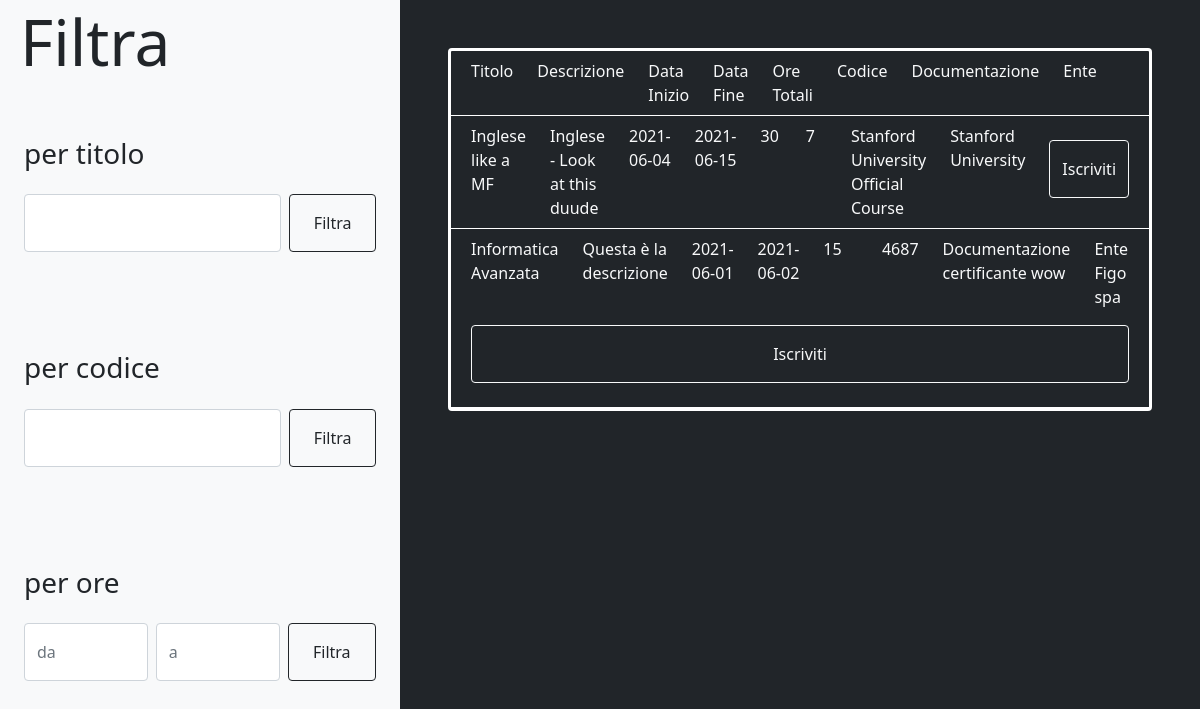
The app's page /php/studenti_visualizza_corsi_esterni.php with its own data.
### tables this page shows
CREATE TABLE `corsi_esterni` (
  `Descrizione` varchar(255) NOT NULL,
  `Data_Inizio` date NOT NULL,
  `Data_Fine` date NOT NULL,
  `Totale_Ore` int(11) NOT NULL,
  `Ente` varchar(255) NOT NULL,
  `Documentazione` varchar(255) NOT NULL,
  `Titolo` varchar(255) NOT NULL,
  `Codice` int(11) NOT NULL,
  `Matricola_Professore` int(11) NOT NULL
);

### php/studenti_visualizza_corsi_esterni.php (the view, shortened to what this page needs)
<?php
  function disegna_tabella($risultato) {
    while ($riga = mysqli_fetch_assoc($risultato)) {
      echo "<div class=\"row p-2 m-0 border-white border-bottom border-1\">";
      echo "<div class=\"col\">" . $riga["Titolo"] . "</div>";
      echo "<div class=\"col\">" . $riga["Descrizione"] . "</div>";
      echo "<div class=\"col\">" . $riga["Data_Inizio"] . "</div>";
      echo "<div class=\"col\">" . $riga["Data_Fine"] . "</div>";
      echo "<div class=\"col\">" . $riga["Totale_Ore"] . "</div>";
      echo "<div class=\"col\">" . $riga["Codice"] . "</div>";
      echo "<div class=\"col\">" . $riga["Documentazione"] . "</div>";
      echo "<div class=\"col\">" . $riga["Ente"] . "</div>";
      echo "<div class=\"col\"> <a href=\"studenti_visualizza_corsi_esterni.php?codice=" . $riga["Codice"] . "&matricola_studente=" . $_REQUEST["matricola_studente"] . "\" class=\"align-self-center w-75\"><input type=\"button\" class=\"btn btn-outline-light my-3 py-3 w-100\" name=\"\" value=\"Iscriviti\"></a> </div>";
      echo "</div>";
    }
  }
  require "connessione_db.php";
  $query = "SELECT * FROM corsi_esterni";
  $risultato = mysqli_query($link, $query);
  require "../studenti_visualizza_corsi_esterni.html";
?>

### records on screen
corsi_esterni: Titolo "Inglese like a MF", Descrizione "Inglese - Look at this duude", Data_Inizio "2021-06-04", Data_Fine "2021-06-15", Totale_Ore "30", Codice "7", Documentazione "Stanford University Official Course", Ente "Stanford University"
corsi_esterni: Titolo "Informatica Avanzata", Descrizione "Questa è la descrizione", Data_Inizio "2021-06-01", Data_Fine "2021-06-02", Totale_Ore "15", Codice "4687", Documentazione "Documentazione certificante wow", Ente "Ente Figo spa"
